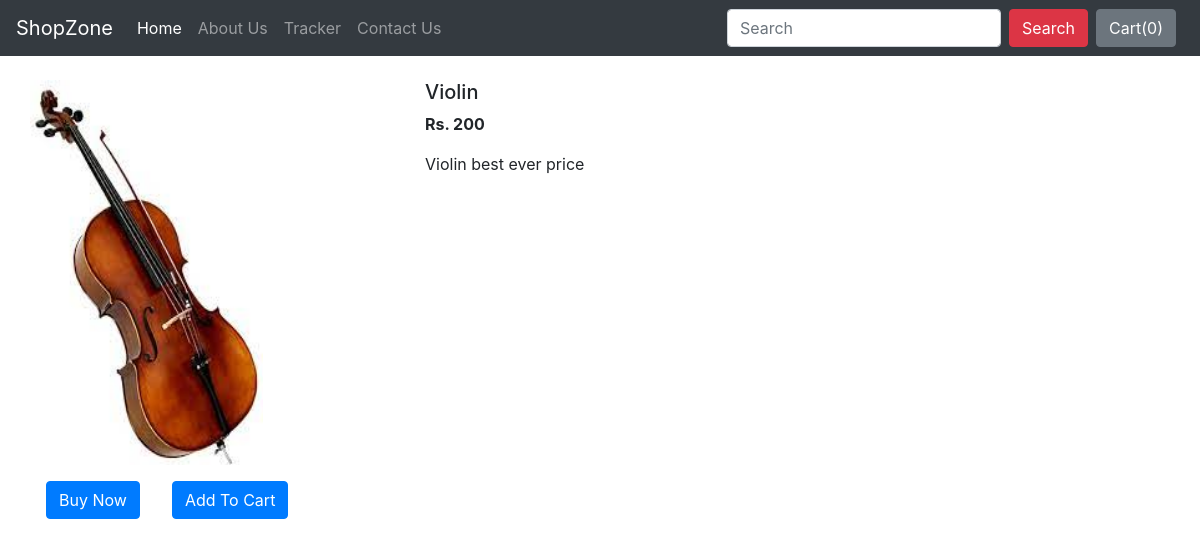
Page /shop/products/6 on the committed database.
### shop/models.py (models this page shows, shortened)
class Product(models.Model):
    product_id = models.AutoField
    product_name = models.CharField(max_length=50)
    category = models.CharField(max_length=50, default="")
    subcategory = models.CharField(max_length=50, default="")
    price = models.IntegerField(default=0)
    desc = models.CharField(max_length=300)
    pub_date = models.DateField()
    image = models.ImageField(upload_to='shop/images', default="")

### shop/views.py (the view)
# urls.py: path("products/<int:myid>", views.productView, name="ProductView"),
def productView(request, myid):
    product = Product.objects.filter(id=myid)
    return render(request, "shop/productview.html", {'product': product[0]})

### shop/templates/shop/productview.html (shortened to what this page needs)
{% extends 'shop/basic.html' %}
{% block body %}
<div class="container my-4">
    <div class="row">
        <div class="col-md-4">
            <div class="row">
                <img height="385px" src="/media//{{product.image}}" width="233px">
            </div>
            <div class="row">
                <button class="btn btn-primary mx-3 my-3"> Buy Now</button>
                <button class="btn btn-primary mx-3 my-3 "> Add To Cart</button>
            </div>
        </div>
        <div class="col-md-8">
            <h5>{{product.product_name}}</h5>
            <p><b> Rs. {{product.price}}</b></p>
            <p>{{product.desc}}</p>
        </div>
    </div>
</div>
{% endblock %}

### rows in the picture
Product: image (picture), product_name "Violin", price "200", desc "Violin best ever price"
